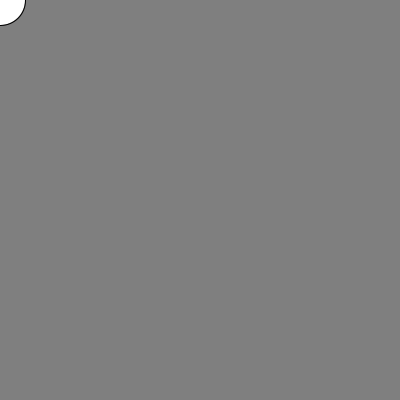
Frame 1 (no input)
Frame 60 (the mouse pressed at the canvas centre just before this capture): identical to frame 1, image omitted
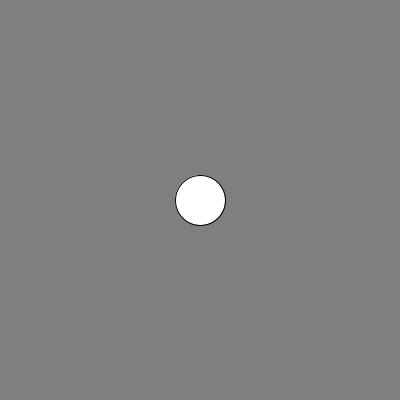
Frame 120 (the mouse held since frame 60 and released just before this capture)

The Processing sketch that drew these frames (run headless with seeded random() and noise(); from frame 60 on, the mouse is pressed at the canvas centre):

// Processing sketch: CirculoMouse
// ── CirculoMouse.pde
void setup() {
  size(400, 400);
}

void draw() {
  background(127);
  ellipse(mouseX, mouseY, 50, 50);
}
